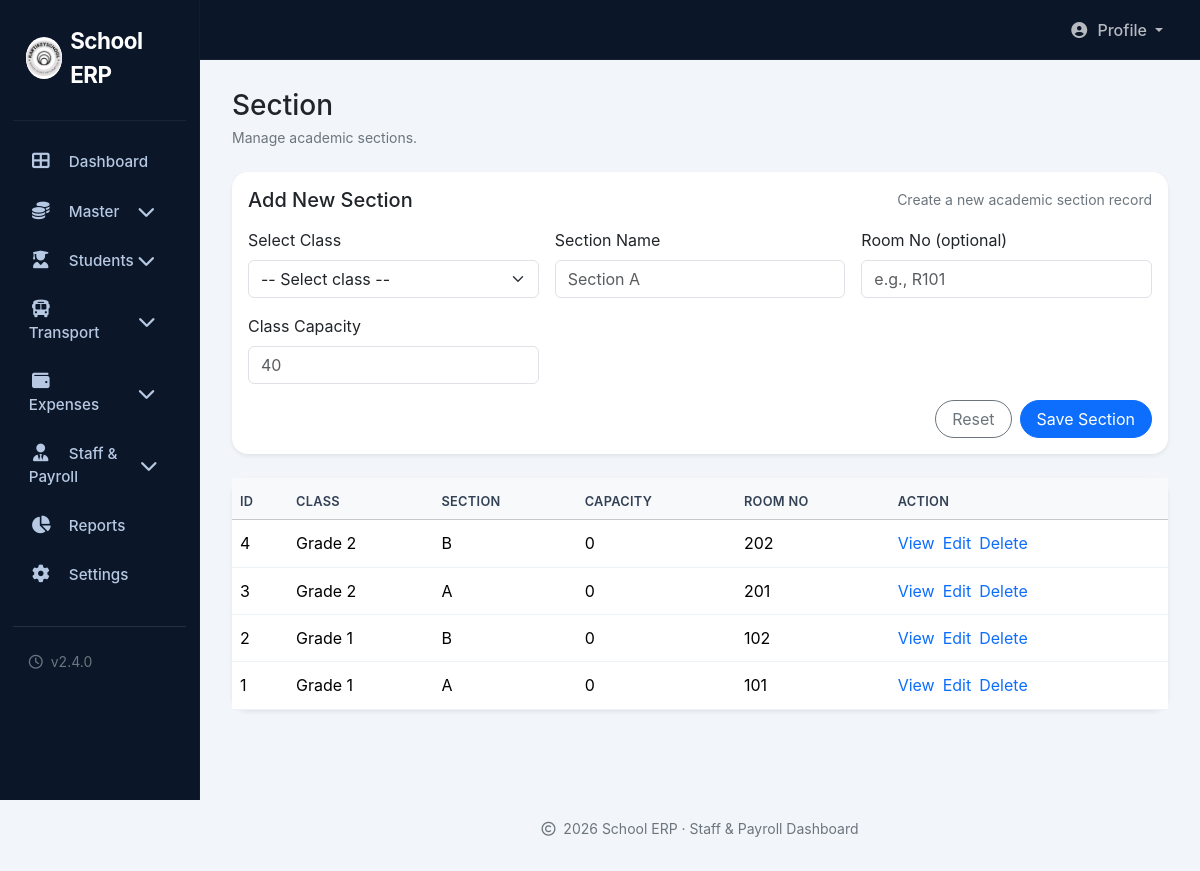
Page /admin/section.php (signed in) on the earlier database version.
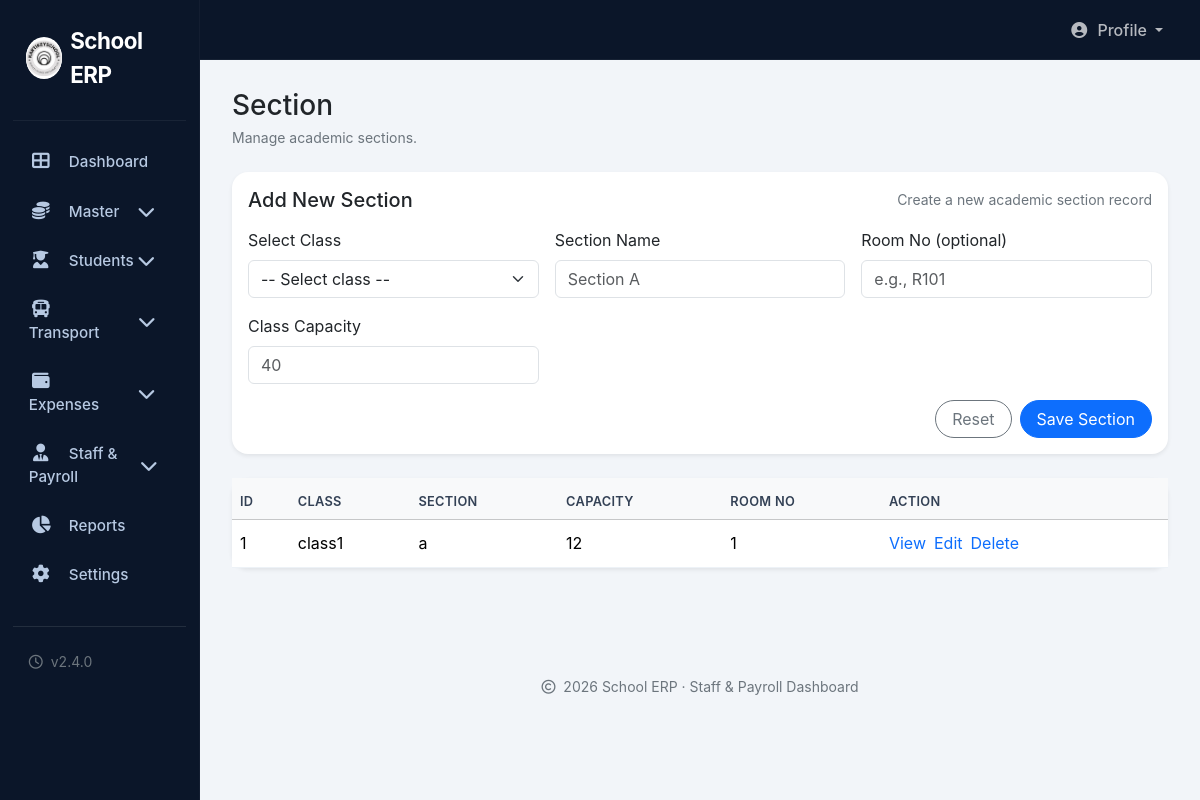
Same page on the later database version.
### tables this page shows
CREATE TABLE `sections` (
  `id` int(11) NOT NULL,
  `class_id` int(11) NOT NULL,
  `section_name` varchar(20) NOT NULL,
  `room_no` varchar(20) DEFAULT NULL
);

CREATE TABLE `classes` (
  `id` int(11) NOT NULL,
  `class_name` varchar(50) NOT NULL,
  `student_capacity` int(11) DEFAULT 0,
  `status` enum('Active','Inactive') DEFAULT 'Active',
  `created_at` timestamp NOT NULL DEFAULT current_timestamp()
);

### admin/section.php (the view, shortened to what this page needs)
<?php
include '../config/config.php';
$error = '';
try {
    $stmt = $conn->query("SELECT s.*, c.class_name, c.student_capacity FROM sections s LEFT JOIN classes c ON s.class_id = c.id ORDER BY s.id DESC");
    $sections = $stmt->fetchAll(PDO::FETCH_ASSOC);
} catch (Exception $e) {
    $sections = [];
    if ($error === '') $error = 'Failed to load sections.';
}
include 'includes/header.php';
?>
<div class="main-content">
    <div class="d-flex justify-content-between align-items-center flex-wrap gap-3 mb-4">
        <div>
            <h3 class="mb-1">Section</h3>
            <div class="text-secondary small">Manage academic sections.</div>
        </div>
    </div>
    <div class="card border-0 rounded-4 shadow-sm mb-4">
        <div class="card-body">
            <div class="d-flex align-items-center justify-content-between flex-wrap gap-2 mb-3">
                <h5 class="mb-0">Add New Section</h5>
                <span class="text-secondary small">Create a new academic section record</span>
            </div>
            <form class="row g-3" method="post">
                <div class="col-md-4">
                    <label class="form-label">Select Class</label>
                    <select id="class_select" class="form-select" name="class_id" required>
                        <option value="">-- Select class --</option>
                    </select>
                </div>
                <div class="col-md-4">
                    <label class="form-label">Section Name</label>
                    <input id="section_name_input" type="text" class="form-control" name="section_name" placeholder="Section A" required>
                </div>
                <div class="col-md-4">
                    <label class="form-label">Room No (optional)</label>
                    <input id="room_no_input" type="text" class="form-control" name="room_no" placeholder="e.g., R101">
                </div>
                <div class="col-md-4">
                    <label class="form-label">Class Capacity</label>
                    <input id="student_capacity_input" type="number" class="form-control" name="student_capacity_display" placeholder="40" min="0" readonly>
                </div>
                <div class="col-12 d-flex justify-content-end gap-2">
                    <button type="reset" class="btn btn-outline-secondary rounded-pill px-3">Reset</button>
                    <button type="submit" class="btn btn-primary rounded-pill px-3">Save Section</button>
                </div>
            </form>
        </div>
    </div>
    <div class="card border-0 rounded-4 shadow-sm">
        <div class="card-body p-0">
            <div class="table-responsive">
                <table class="table table-custom align-middle mb-0">
                    <thead class="table-light">
                        <tr>
                            <th>id</th>
                            <th>Class</th>
                            <th>Section</th>
                            <th>Capacity</th>
                            <th>Room No</th>
                            <th>Action</th>
                        </tr>
                    </thead>
                    <tbody>
                        <?php if (!empty($sections)): ?>
                            <?php foreach ($sections as $row): ?>
                                <tr>
                                    <td><?php echo (int)($row['id'] ?? 0); ?></td>
                                    <td><?php echo htmlspecialchars($row['class_name'] ?? ''); ?></td>
                                    <td><?php echo htmlspecialchars($row['section_name'] ?? ''); ?></td>
                                    <td><?php echo htmlspecialchars($row['student_capacity'] ?? ''); ?></td>
                                    <td><?php echo htmlspecialchars($row['room_no'] ?? ''); ?></td>
                                    <td>
                                        <div class="d-flex gap-2">
                                            <a href="view_section.php?id=<?php echo urlencode($row['id']); ?>" class="text-primary text-decoration-none">View</a>
                                            <a href="edit_section.php?id=<?php echo urlencode($row['id']); ?>" class="text-primary text-decoration-none">Edit</a>
                                            <a href="delete_section.php?id=<?php echo urlencode($row['id']); ?>" class="text-primary text-decoration-none" onclick="return confirm('Delete this section?')">Delete</a>
                                        </div>
                                    </td>
                                </tr>
                            <?php endforeach; ?>
                        <?php else: ?>
                            <tr>
                                <td colspan="6" class="text-center">No sections found.</td>
                            </tr>
                        <?php endif; ?>
                    </tbody>
                </table>
            </div>
        </div>
    </div>
</div>
<?php include 'includes/footer.php'; ?>

### admin/includes/header.php (shortened to what this page needs)
<!DOCTYPE html>
<html lang="en">
<head>
    <link href="https://cdn.jsdelivr.net/npm/bootstrap@5.3.8/dist/css/bootstrap.min.css" rel="stylesheet">
    <link rel="stylesheet" href="https://cdnjs.cloudflare.com/ajax/libs/font-awesome/6.7.2/css/all.min.css">
    <link rel="stylesheet" href="style/ok.css">
</head>
<body>
    <div class="container-fluid px-0">
        <div class="row g-0">
            <aside class="col-lg-2 col-md-3 sidebar d-md-block d-none">
                <div class="brand d-flex align-items-center gap-2">
                    <span class="brand-logo d-flex align-items-center justify-content-center rounded-circle bg-white"
                        style="width:42px; height:42px; overflow:hidden;">
                        <img src="../images/logo.png" alt="Logo" style="width:36px; height:36px; display:block;" />
                    </span>
                    <span class="brand-text fw-bold text-white">School ERP</span>
                </div>
                <nav class="nav flex-column">
                    <a class="nav-link active" href="index.php"><i class="fas fa-th-large"></i> Dashboard</a>
                    <li class="nav-item">
                        <a class="nav-link d-flex justify-content-between align-items-center" data-bs-toggle="collapse"
                            href="#masterMenu" role="button" aria-expanded="false">
                            <span>
                                <i class="fas fa-coins"></i> Master
                            </span>
                            <i class="fas fa-chevron-down small"></i>
                        </a>
                    </li>
                    <li class="nav-item">
                        <a class="nav-link d-flex justify-content-between align-items-center" data-bs-toggle="collapse"
                            href="#studentMenu" role="button" aria-expanded="false">
                            <span>
                                <i class="fas fa-user-graduate"></i> Students
                            </span>
                            <i class="fas fa-chevron-down small"></i>
                        </a>
                    </li>
        <li class="nav-item">
            <a class="nav-link d-flex justify-content-between align-items-center" data-bs-toggle="collapse"
                href="#transportMenu">
                <span>
                    <i class="fas fa-bus"></i> Transport
                </span>
                <i class="fas fa-chevron-down"></i>
            </a>
        </li>
        <li class="nav-item">
            <a class="nav-link d-flex justify-content-between align-items-center" data-bs-toggle="collapse"
                href="#expenseMenu">
                <span>
                    <i class="fas fa-wallet"></i> Expenses
                </span>
                <i class="fas fa-chevron-down"></i>
            </a>
        </li>
        <li class="nav-item">
            <a class="nav-link d-flex justify-content-between align-items-center" data-bs-toggle="collapse"
                href="#staffPayrollMenu">
                <span>
                    <i class="fas fa-user-tie"></i> Staff & Payroll
                </span>
                <i class="fas fa-chevron-down"></i>
            </a>
        </li>
        <a class="nav-link" href="reports.php"><i class="fas fa-chart-pie"></i> Reports</a>
        <a class="nav-link" href="settings.php"><i class="fas fa-cog"></i> Settings</a>
        </nav>
        <hr class="border-secondary opacity-25 my-4">
        <div class="px-3 small text-secondary">
            <i class="far fa-clock me-1"></i> v2.4.0
        </div>
        </aside>
        <div class="col-lg-10 col-md-9 wrapper">
            <nav class="navbar navbar-expand-lg navbar-dark topbar">
                <div class="container-fluid px-0">
                    <div class="collapse navbar-collapse" id="topNav">
                        <ul class="navbar-nav ms-auto align-items-lg-center">
                            <li class="nav-item dropdown">
                                <a class="nav-link dropdown-toggle" href="#" id="profileDropdown" role="button"
                                    data-bs-toggle="dropdown">
                                    <i class="fas fa-user-circle"></i> Profile
                                </a>
                            </li>
                        </ul>
                    </div>
                </div>
            </nav>

### admin/includes/footer.php
 <div class="main-content">
                    <div class="row mt-5">
                        <div class="col text-center text-secondary small">
                            <i class="far fa-copyright me-1"></i> 2026 School ERP · Staff & Payroll Dashboard
                        </div>
                    </div>
                </div>
            </div>
        </div>
    </div>
</body>
</html>

### admin/style/ok.css (style rules this page uses)
* { box-sizing: border-box; }
body { background: #f2f5f9; font-family: 'Inter', system-ui, -apple-system, sans-serif; height: 100vh; overflow-x: hidden; }
.sidebar { background: #0b1629; min-height: 100vh; padding: 1.5rem 0.8rem; position: sticky; top: 0; height: 100vh; overflow-y: auto; border-right: 1px solid rgba(255, 255, 255, 0.03); }
.sidebar .brand { font-weight: 700; font-size: 1.4rem; letter-spacing: -0.5px; padding: 0 0.8rem 1.8rem 0.8rem; border-bottom: 1px solid rgba(255, 255, 255, 0.06); margin-bottom: 1.2rem; color: #fff; }
.sidebar .nav-link { color: #b7c9e2; border-radius: 12px; padding: 0.7rem 1rem; margin-bottom: 4px; font-weight: 500; font-size: 0.95rem; transition: 0.2s; }
.sidebar .nav-link i { width: 24px; text-align: center; margin-right: 12px; font-size: 1.1rem; }
.wrapper { display: flex; flex-direction: column; min-height: 100vh; }
.main-content { flex: 1; padding: 1.8rem 2rem 2rem 2rem; background: #f2f5f9; }
.topbar { background: #0b1629 !important; padding: 0.6rem 1.8rem; border-bottom: 1px solid rgba(255, 255, 255, 0.05); position: sticky; top: 0; z-index: 1020; }
.topbar .nav-link { color: rgba(255, 255, 255, 0.7); font-weight: 500; padding: 0.5rem 1rem; border-radius: 30px; }
.topbar .nav-link i { margin-right: 6px; }
.table-custom th { border-top: none; font-weight: 600; color: #334155; font-size: 0.8rem; text-transform: uppercase; letter-spacing: 0.3px; padding: 0.9rem 0.5rem 0.5rem 0.5rem; }
.table-custom td { padding: 0.7rem 0.5rem; vertical-align: middle; border-color: #edf2f7; }

Differences in the rows shown:
removed sections: id "4", class.class_name "Grade 2", section_name "B", class.student_capacity "0", room_no "202"
removed sections: id "3", class.class_name "Grade 2", section_name "A", class.student_capacity "0", room_no "201"
removed sections: id "2", class.class_name "Grade 1", section_name "B", class.student_capacity "0", room_no "102"
changed sections id 1: class.class_name "Grade 1" → "class1"; section_name "A" → "a"; class.student_capacity "0" → "12"; room_no "101" → "1"
